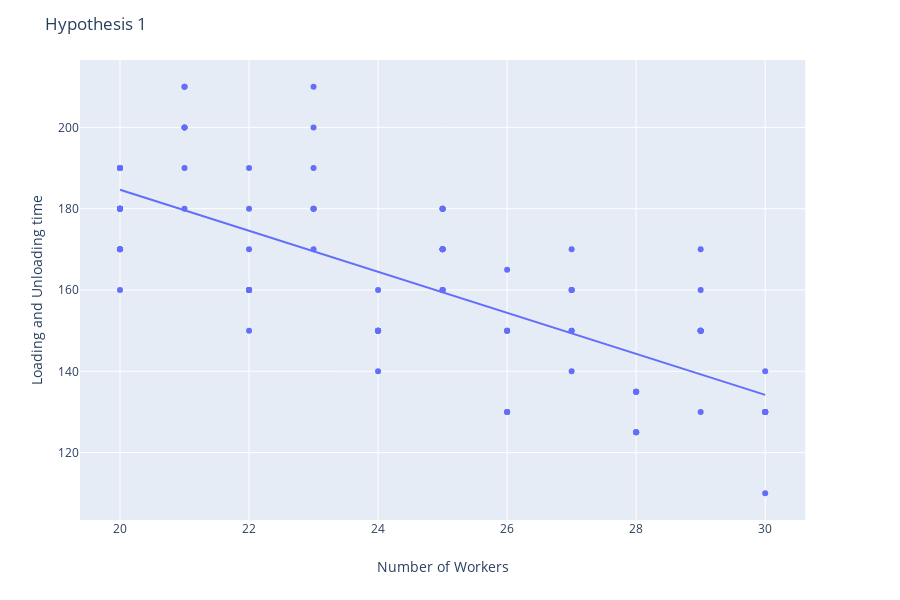

Notebook source saved alongside this figure:
### Markdown cell above
### Plot for number of workers vs loading and unloading time

### Code cell
Number_of_10_and_20_kg=[]
loading_and_unloading_time=[]
Number_of_worker=[] 
Number_of_1_Kg_Parcels,Number_of_5_Kg_Parcels,Number_of_10_Kg_Parcels,Number_of_20_Kg_Parcels=random_sampling(cargo_carrier_dimensions_cm,Dimensions_of_all_size_boxes_cm)

for i in range(100):
    Time_takes,Number_of_workers=load_unloading_time_calculation(Number_of_1_Kg_Parcels,Number_of_5_Kg_Parcels,Number_of_10_Kg_Parcels,Number_of_20_Kg_Parcels)
    Number_of_10_and_20_kg.append(Number_of_10_Kg_Parcels+Number_of_20_Kg_Parcels)
    loading_and_unloading_time.append(Time_takes)
    Number_of_worker.append(Number_of_workers)

Hypothesis_1= pd.DataFrame(data={"Number_of_10&20_kg":Number_of_10_and_20_kg,"loading_and_unloading_time":loading_and_unloading_time,"Number_of_workers":Number_of_worker})
#Hypothesis_1
Hypothesis_1=Hypothesis_1.sort_values(by=['Number_of_workers'])
Hypothesis_1['index']=Hypothesis_1.index

fig = px.line(Hypothesis_1, x = 'Number_of_workers', y = 'loading_and_unloading_time', title='Ax Graph')
fig = px.scatter(Hypothesis_1, x="Number_of_workers", y="loading_and_unloading_time", trendline="ols")
fig.update_layout(
    title="Hypothesis 1",
    xaxis_title="Number of Workers",
    yaxis_title="Loading and Unloading time")

fig.show()

### Figure 1 — Plotly figure (JSON) as saved in the notebook; plotly's stock layout.template omitted (floating-point values rounded to 4 significant figures)
{"data": [{"hoverlabel": {"namelength": 0}, "hovertemplate": "Number_of_workers=%{x}<br>loading_and_unloading_time=%{y}", "legendgroup": "", "marker": {"color": "#636efa", "symbol": "circle"}, "mode": "markers", "name": "", "showlegend": false, "type": "scatter", "x": [20, 20, 20, 20, 20, 20, 20, 20, 20, 20, 20, 20, 20, 20, 20, 20, 20, 21, 21, 21, 21, 21, 21, 21, 22, 22, 22, 22, 22, 22, 22, 22, 22, 22, 23, 23, 23, 23, 23, 23, 23, 24, 24, 24, 24, 24, 24, 24, 24, 25, 25, 25, 25, 25, 25, 25, 25, 25, 25, 25, 25, 26, 26, 26, 26, 26, 26, 26, 27, 27, 27, 27, 27, 27, 27, 28, 28, 28, 28, 28, 28, 28, 28, 29, 29, 29, 29, 29, 29, 29, 29, 29, 30, 30, 30, 30, 30, 30, 30, 30], "xaxis": "x", "y": [180, 190, 190, 180, 160, 170, 180, 180, 190, 180, 170, 170, 180, 180, 190, 170, 180, 200, 190, 210, 200, 180, 210, 200, 160, 190, 160, 160, 160, 170, 160, 160, 180, 150, 190, 180, 180, 180, 170, 200, 210, 160, 150, 150, 150, 150, 150, 150, 140, 180, 170, 160, 170, 180, 170, 180, 170, 170, 160, 160, 180, 150, 150, 130, 150, 165, 130, 130, 140, 150, 150, 160, 170, 160, 160, 125, 135, 125, 135, 135, 135, 125, 125, 150, 150, 150, 150, 150, 150, 170, 130, 160, 130, 130, 110, 130, 140, 130, 130, 130], "yaxis": "y"}, {"hoverlabel": {"namelength": 0}, "hovertemplate": "<b>OLS trendline</b><br>loading_and_unloading_time = -5.044946 * Number_of_workers + 285.553881<br>R<sup>2</sup>=0.557731<br><br>Number_of_workers=%{x}<br>loading_and_unloading_time=%{y} <b>(trend)</b>", "legendgroup": "", "marker": {"color": "#636efa", "symbol": "circle"}, "mode": "lines", "name": "", "showlegend": false, "type": "scatter", "x": [20, 20, 20, 20, 20, 20, 20, 20, 20, 20, 20, 20, 20, 20, 20, 20, 20, 21, 21, 21, 21, 21, 21, 21, 22, 22, 22, 22, 22, 22, 22, 22, 22, 22, 23, 23, 23, 23, 23, 23, 23, 24, 24, 24, 24, 24, 24, 24, 24, 25, 25, 25, 25, 25, 25, 25, 25, 25, 25, 25, 25, 26, 26, 26, 26, 26, 26, 26, 27, 27, 27, 27, 27, 27, 27, 28, 28, 28, 28, 28, 28, 28, 28, 29, 29, 29, 29, 29, 29, 29, 29, 29, 30, 30, 30, 30, 30, 30, 30, 30], "xaxis": "x", "y": [184.7, 184.7, 184.7, 184.7, 184.7, 184.7, 184.7, 184.7, 184.7, 184.7, 184.7, 184.7, 184.7, 184.7, 184.7, 184.7, 184.7, 179.6, 179.6, 179.6, 179.6, 179.6, 179.6, 179.6, 174.6, 174.6, 174.6, 174.6, 174.6, 174.6, 174.6, 174.6, 174.6, 174.6, 169.5, 169.5, 169.5, 169.5, 169.5, 169.5, 169.5, 164.5, 164.5, 164.5, 164.5, 164.5, 164.5, 164.5, 164.5, 159.4, 159.4, 159.4, 159.4, 159.4, 159.4, 159.4, 159.4, 159.4, 159.4, 159.4, 159.4, 154.4, 154.4, 154.4, 154.4, 154.4, 154.4, 154.4, 149.3, 149.3, 149.3, 149.3, 149.3, 149.3, 149.3, 144.3, 144.3, 144.3, 144.3, 144.3, 144.3, 144.3, 144.3, 139.3, 139.3, 139.3, 139.3, 139.3, 139.3, 139.3, 139.3, 139.3, 134.2, 134.2, 134.2, 134.2, 134.2, 134.2, 134.2, 134.2], "yaxis": "y"}], "layout": {"height": 600, "legend": {"tracegroupgap": 0}, "margin": {"t": 60}, "title": {"text": "Hypothesis 1"}, "xaxis": {"anchor": "y", "domain": [0, 0.98], "title": {"text": "Number of Workers"}}, "yaxis": {"anchor": "x", "domain": [0, 1], "title": {"text": "Loading and Unloading time"}}}}
